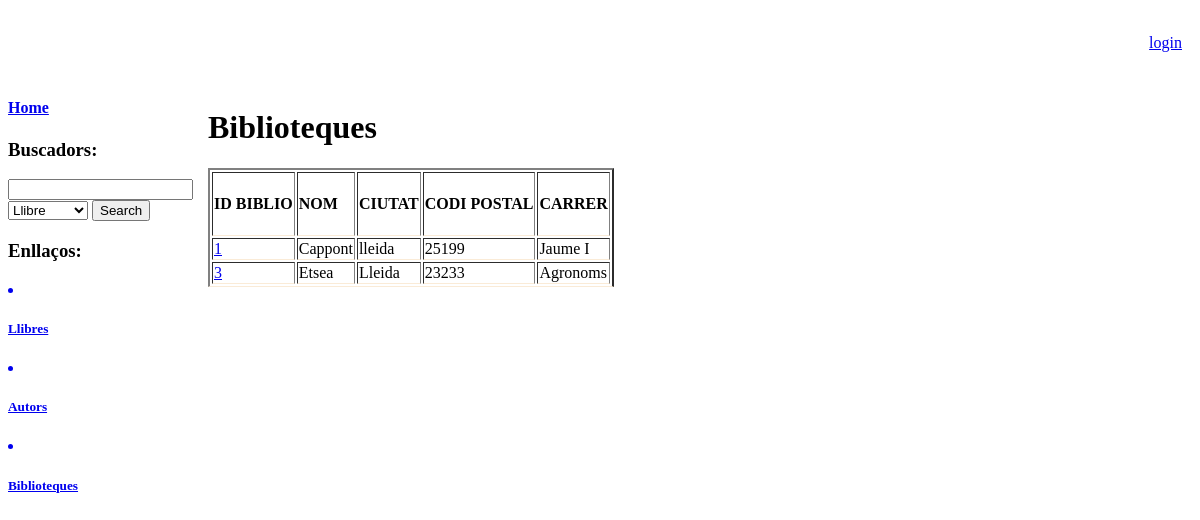
The page /biblioteques/ on the database its author committed.
### recursosBiblio/models.py (models this page shows)
class Biblioteca (models.Model) :
    id_biblio = models.BigIntegerField(primary_key=True)
    nom = models.TextField()
    ciutat = models.TextField()
    codi_postal = models.TextField()
    carrer = models.TextField()

### recursosBiblio/templates/recursosBiblio/biblioteques.html (shortened to what this page needs)
{% extends "recursosBiblio/base.html" %}
{% block content %}
<h1>
    Biblioteques
</h1>
<table border="2">
    <tr>
        <td>  <h4>ID BIBLIO </h4> </td>
         <td>  <h4>NOM </h4> </td>
        <td>  <h4>CIUTAT </h4> </td>
        <td>  <h4>CODI POSTAL </h4> </td>
        <td>  <h4>CARRER </h4> </td>
    </tr>
    {% for biblio in biblios %}
    <tr>
        <td>  <a href="{%  url  'recursosBiblio:detalls_biblio' biblio.id_biblio %}"/> {{ biblio.id_biblio}} </td>
        <td>  {{ biblio.nom}}  </td>
        <td>  {{ biblio.ciutat}}  </td>
        <td>  {{ biblio.codi_postal}}  </td>
        <td>  {{ biblio.carrer}}  </td>
    </tr>
{% empty %} Sorry, the database does not have any biblio yet!
{% endfor %}
</table>
{% endblock %}

### recursosBiblio/static/style/base.css (style rules this page uses)
table, tr, td { border-bottom: antiquewhite 1px solid; }

### rows shown on the page
Biblioteca: id_biblio "1", nom "Cappont", ciutat "lleida", codi_postal "25199", carrer "Jaume I"
Biblioteca: id_biblio "3", nom "Etsea", ciutat "Lleida", codi_postal "23233", carrer "Agronoms"
